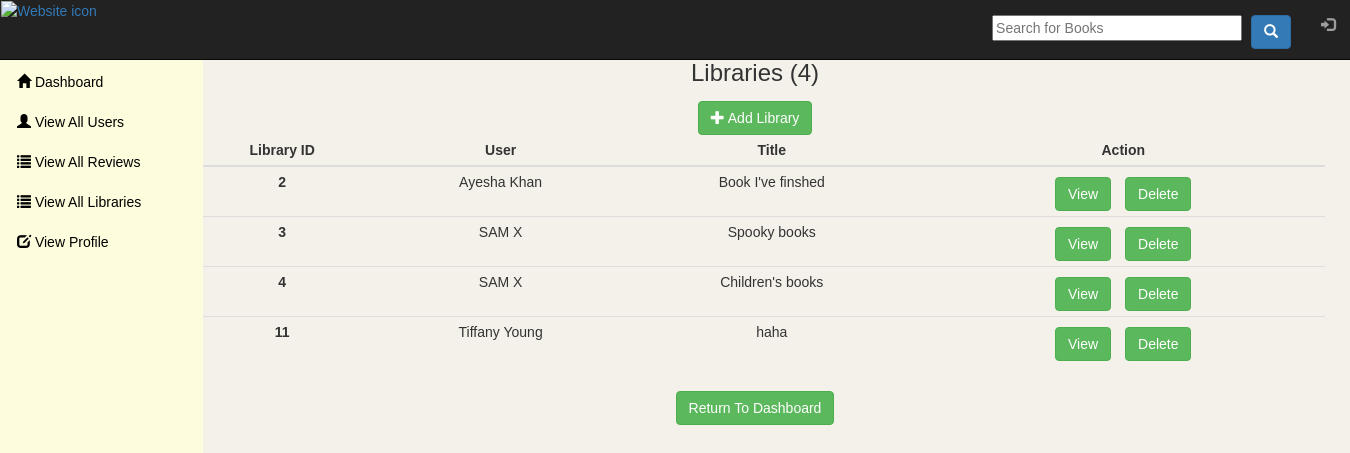
The page /admin-library_info.php (signed in) on the database its author committed.
### tables this page shows
CREATE TABLE `library` (
  `library_id` int(11) NOT NULL,
  `user_id` int(11) NOT NULL,
  `title` varchar(50) NOT NULL
);

CREATE TABLE `user` (
  `user_id` int(11) NOT NULL,
  `fname` varchar(50) NOT NULL,
  `lname` varchar(50) NOT NULL,
  `email` varchar(50) NOT NULL,
  `password` varchar(255) NOT NULL,
  `user_type` varchar(10) NOT NULL DEFAULT 'user'
);

### admin-library_info.php (the view, shortened to what this page needs)
<?php
	include 'database.php';
	include 'header.php';
	$library_results= mysqli_query($conn,"SELECT library.library_id, library.user_id, user.fname, user.lname, library.title FROM library INNER JOIN user ON user.user_id=library.user_id");
?>
<!DOCTYPE html>
<html lang="en">
<head>
</head>
<body style="background-color:#F4F1EA;">
	<div class="card" style="text-align:center;">
		<div class="container">
			<h3>Libraries (<?php echo $library_results->num_rows; ?>)</h3>
			<div  style="text-align:center;">
				<a href="add_library.php"><button type="button" class="btn btn-success"><span class="glyphicon glyphicon-plus"></span> Add Library</button></a>
			</div>
			<table class="table table-condensed">
				<thead>
					<tr>
						<th scope="col" style="text-align:center;">Library ID</th>
						<th scope="col" style="text-align:center;">User</th>
						<th scope="col" style="text-align:center;">Title</th>
						<th scope="col" style="text-align:center;">Action</th>
					</tr>
				</thead>
				<tbody>
					<?php if ($library_results->num_rows > 0): ?>
						<?php while($array=mysqli_fetch_row($library_results)): ?>
							<tr style="width:100px;">
								<td scope="row"><b><?php echo $array[0];?></b></th>
								<td><?php echo $array[2];?> <?php echo $array[3];?></td>
								<td><?php echo $array[4];?></td>
								<td><a href= "admin-view_library.php?id=<?php echo $array[0]; ?> ">
									<button type="button" class="btn btn-success">View</button></a>
									<a href= "remove_library.php?lib_id=<?php echo $array[0]; ?> ">
									<button type="button" class="btn btn-success">Delete</button></a></td>
							</tr>
						<?php endwhile; ?>
					<?php else: ?>
							<tr>
								<td colspan="3" rowspan="1" headers="">No Library Data Found</td>
							</tr>
					<?php endif; ?>
				</tbody>
			</table>
			<a href="admin_dashboard.php"><button type="button" class="btn btn-success">Return To Dashboard</button></a>
		</div>
	</div>
</body>
</html>

### header.php (shortened to what this page needs)
<!DOCTYPE html>
<html lang="en">
<head>
  <link rel="stylesheet" href="https://maxcdn.bootstrapcdn.com/bootstrap/3.4.1/css/bootstrap.min.css">
</head>
<nav class="navbar navbar-inverse navbar-fixed-top">
	<div style="float:left;">
		<a href="index.php">
			<img alt="Website icon" style="margin:1px;" src="https://img.icons8.com/color/48/000000/storytelling.png"/>
		</a>
	</div>
		<div class="container-fluid navbar-header navbar-right">
			<ul class="nav navbar-nav">
			<?php if (!$_SESSION["isLogged"]): ?>
				<div class="container-fluid navbar-header navbar-right">
					<ul class="nav navbar-nav">
						  <li><a style="float:right;" href="about.php"><span class="glyphicon glyphicon-info-sign"></span> About Us</a></li>
					</ul>
				</div>
			<?php else: ?>
			  <div class="search-container" style="float:left;padding:10px;">
					<form action="search_results.php" method="POST">
						<input type="text" name="search"  placeholder="Search for Books" style="width:250px;"></input>
						<button type="submit" name="save" class="btn btn-primary"><span class="glyphicon glyphicon-search"></span></button>
					</form>
			</div>
				<li style="float:right;"><a href="logout.php"><span class="glyphicon glyphicon-log-in"></span></a></li>
			</ul>
		</div>
		<?php endif; ?>
</nav>
<br><br>
<?php if ($_SESSION["isLogged"]): ?>
<div class="sidebar">
  <nav class="sidebar-nav">
    <ul class="nav">
      <li class="nav-item nav-dropdown">
	  <br>
	  <?php if ($_SESSION["user_type"]=="admin"): ?>
				<li><a href="admin_dashboard.php"><span class="glyphicon glyphicon-home"></span> Dashboard</a></li>
				<li><a href="admin-user_info.php"><span class="glyphicon glyphicon-user"></span> View All Users</a></li>
				<li><a href="admin-review_info.php"><span class="glyphicon glyphicon-list"></span> View All Reviews</a></li>
				<li><a href="admin-library_info.php"><span class="glyphicon glyphicon-list"></span> View All Libraries</a></li>
		<?php endif; ?>
		<li><a href="profile_view.php"><span class="glyphicon glyphicon-edit"></span> View Profile</a></li>
	  </li>
    </ul>
  </nav>
  <?php endif; ?>
</div>
</html>

### header.php (style rules this page uses)
* { font-family: "Verdana", sans-serif; }
body { margin-left: 90px; width:80%; }
.card { margin-left:80px; }
.sidebar { background-color: #fdfcdc; height:100%; left:0; float:left; position:fixed; width:15%; padding:2px; text-align:left; }
.sidebar a { color:black; background-color:#fdfcdc; }
h3 { text-align:center; }
table { width:80%; text-align:center; float:right; overflow-x:auto; }

### admin-library_info.php (style rules this page uses)
button { margin:0.5rem; }
table { margin-left:10rem; }

### rows shown on the page
library: library_id "2", user.fname "Ayesha", user.lname "Khan", title "Book I've finshed"
library: library_id "3", user.fname "SAM", user.lname "X", title "Spooky books"
library: library_id "4", user.fname "SAM", user.lname "X", title "Children's books"
library: library_id "11", user.fname "Tiffany", user.lname "Young", title "haha"

### other values the page prints
$library_results->num_rows "4"
